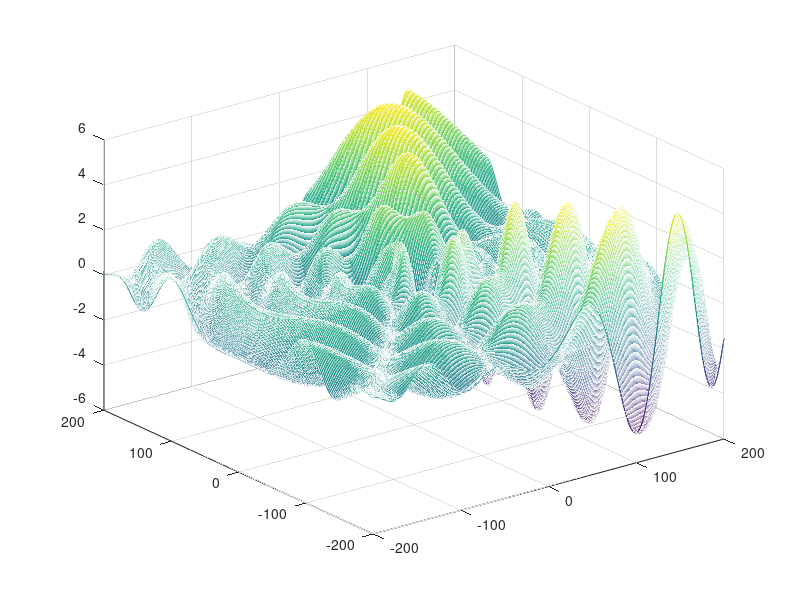
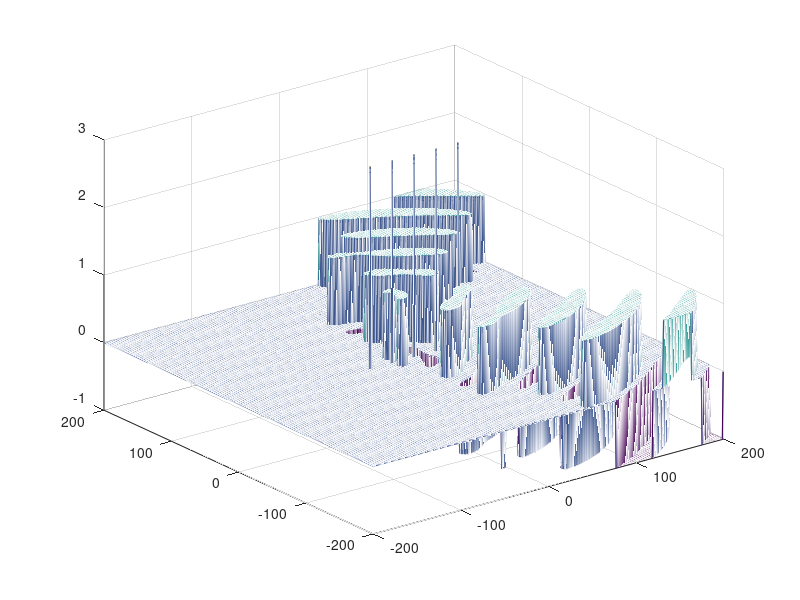
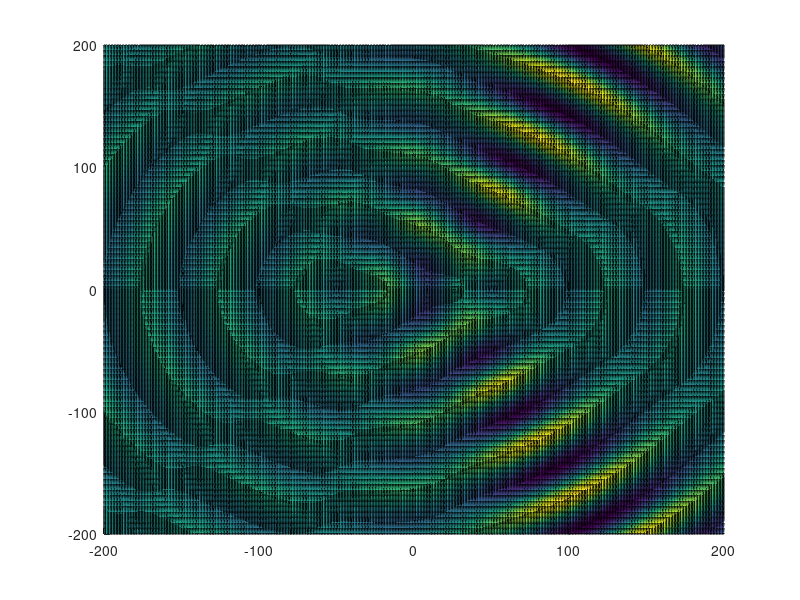
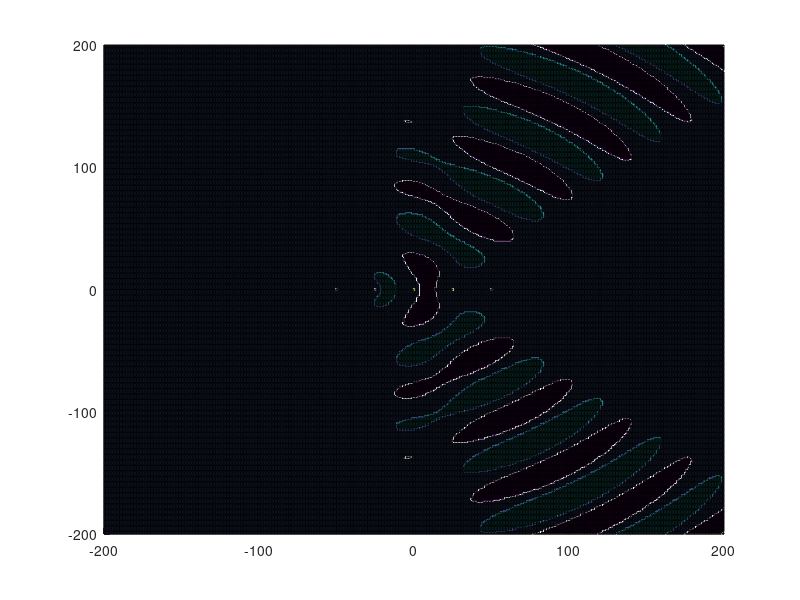

Source code (MATLAB) for these figures, in order:
#############################
######### variables #########
#############################

clear all;
close all;

minimum_value = 0.9;
minimum_value_global = 1.8;

matrix_size = 200;
number_of_points = 2 * matrix_size + 1;

reference_x_pos = 0;
reference_y_pos = 0;

antenna_1_x_pos = 0;
antenna_1_y_pos = 0;

antenna_2_x_pos = 25;
antenna_2_y_pos = 0;

antenna_3_x_pos = -25;
antenna_3_y_pos = 0;

antenna_4_x_pos = 50;
antenna_4_y_pos = 0;

antenna_5_x_pos = -50;
antenna_5_y_pos = 0;

wave_length = 50;

angle_offset = 90;

#############################
###### create the mesh ######
#############################

frequency = (2 * pi) / wave_length;
radian_offset = angle_offset * pi / 180;

space_reference_x = linspace(-matrix_size-reference_x_pos,matrix_size-reference_x_pos,number_of_points) ;
space_reference_y = linspace(-matrix_size-reference_y_pos,matrix_size-reference_y_pos,number_of_points) ;

space_antenna_1_x = linspace(-matrix_size-antenna_1_x_pos,matrix_size-antenna_1_x_pos,number_of_points) ;
space_antenna_1_y = linspace(-matrix_size-antenna_1_y_pos,matrix_size-antenna_1_y_pos,number_of_points) ;

space_antenna_2_x = linspace(-matrix_size-antenna_2_x_pos,matrix_size-antenna_2_x_pos,number_of_points) ;
space_antenna_2_y = linspace(-matrix_size-antenna_2_y_pos,matrix_size-antenna_2_y_pos,number_of_points) ;

space_antenna_3_x = linspace(-matrix_size-antenna_3_x_pos,matrix_size-antenna_3_x_pos,number_of_points) ;
space_antenna_3_y = linspace(-matrix_size-antenna_3_y_pos,matrix_size-antenna_3_y_pos,number_of_points) ;

space_antenna_4_x = linspace(-matrix_size-antenna_4_x_pos,matrix_size-antenna_4_x_pos,number_of_points) ;
space_antenna_4_y = linspace(-matrix_size-antenna_4_y_pos,matrix_size-antenna_4_y_pos,number_of_points) ;

space_antenna_5_x = linspace(-matrix_size-antenna_5_x_pos,matrix_size-antenna_5_x_pos,number_of_points) ;
space_antenna_5_y = linspace(-matrix_size-antenna_5_y_pos,matrix_size-antenna_5_y_pos,number_of_points) ;

mesh_antenna_1_value = zeros(number_of_points,number_of_points);
mesh_antenna_2_value = zeros(number_of_points,number_of_points);
mesh_antenna_3_value = zeros(number_of_points,number_of_points);
mesh_antenna_4_value = zeros(number_of_points,number_of_points);
mesh_antenna_5_value = zeros(number_of_points,number_of_points);

[antenna_1_x,antenna_1_y] = meshgrid(space_antenna_1_x,space_antenna_1_y);
[antenna_2_x,antenna_2_y] = meshgrid(space_antenna_2_x,space_antenna_2_y);
[antenna_3_x,antenna_3_y] = meshgrid(space_antenna_3_x,space_antenna_3_y);
[antenna_4_x,antenna_4_y] = meshgrid(space_antenna_4_x,space_antenna_4_y);
[antenna_5_x,antenna_5_y] = meshgrid(space_antenna_5_x,space_antenna_5_y);

#############################
#### calculate the values ###
#############################

distance_antenna_1_value = sqrt(antenna_1_x.*antenna_1_x + antenna_1_y.*antenna_1_y);
distance_antenna_2_value = sqrt(antenna_2_x.*antenna_2_x + antenna_2_y.*antenna_2_y);
distance_antenna_3_value = sqrt(antenna_3_x.*antenna_3_x + antenna_3_y.*antenna_3_y);
distance_antenna_4_value = sqrt(antenna_4_x.*antenna_4_x + antenna_4_y.*antenna_4_y);
distance_antenna_5_value = sqrt(antenna_5_x.*antenna_5_x + antenna_5_y.*antenna_5_y);

mesh_antenna_1_value = cos(frequency*distance_antenna_1_value);
mesh_antenna_2_value = cos(frequency*distance_antenna_2_value + radian_offset);
mesh_antenna_3_value = cos(frequency*distance_antenna_3_value - radian_offset);
mesh_antenna_4_value = cos(frequency*distance_antenna_4_value + (2 * radian_offset));
mesh_antenna_5_value = cos(frequency*distance_antenna_5_value - (2 * radian_offset));

mesh_antenna_value = mesh_antenna_1_value + mesh_antenna_2_value + mesh_antenna_3_value + mesh_antenna_4_value + mesh_antenna_5_value;

mesh_antenna_1_boolean = zeros(number_of_points,number_of_points);
mesh_antenna_2_boolean = zeros(number_of_points,number_of_points);
mesh_antenna_3_boolean = zeros(number_of_points,number_of_points);
mesh_antenna_4_boolean = zeros(number_of_points,number_of_points);
mesh_antenna_5_boolean = zeros(number_of_points,number_of_points);

mesh_antenna_boolean = zeros(number_of_points,number_of_points);

for i=1:number_of_points
    for j=1:number_of_points
        if (mesh_antenna_1_value(i,j) > minimum_value)
            mesh_antenna_1_boolean(i,j) = 1;
        endif
        if (mesh_antenna_1_value(i,j) < -minimum_value)
            mesh_antenna_1_boolean(i,j) = -1;
        endif
        if (mesh_antenna_2_value(i,j) > minimum_value)
            mesh_antenna_2_boolean(i,j) = 1;
        endif
        if (mesh_antenna_2_value(i,j) < -minimum_value)
            mesh_antenna_2_boolean(i,j) = -1;
        endif
        if (mesh_antenna_3_value(i,j) > minimum_value)
            mesh_antenna_3_boolean(i,j) = 1;
        endif
        if (mesh_antenna_3_value(i,j) < -minimum_value)
            mesh_antenna_3_boolean(i,j) = -1;
        endif
        if (mesh_antenna_4_value(i,j) > minimum_value)
            mesh_antenna_4_boolean(i,j) = 1;
        endif
        if (mesh_antenna_4_value(i,j) < -minimum_value)
            mesh_antenna_4_boolean(i,j) = -1;
        endif
        if (mesh_antenna_5_value(i,j) > minimum_value)
            mesh_antenna_5_boolean(i,j) = 1;
        endif
        if (mesh_antenna_5_value(i,j) < -minimum_value)
            mesh_antenna_5_boolean(i,j) = -1;
        endif
    endfor
endfor

mesh_antenna_1_boolean(number_of_points-matrix_size+antenna_1_y_pos,number_of_points-matrix_size+antenna_1_x_pos) = 3;
mesh_antenna_2_boolean(number_of_points-matrix_size+antenna_2_y_pos,number_of_points-matrix_size+antenna_2_x_pos) = 3;
mesh_antenna_3_boolean(number_of_points-matrix_size+antenna_3_y_pos,number_of_points-matrix_size+antenna_3_x_pos) = 3;
mesh_antenna_4_boolean(number_of_points-matrix_size+antenna_4_y_pos,number_of_points-matrix_size+antenna_4_x_pos) = 3;
mesh_antenna_5_boolean(number_of_points-matrix_size+antenna_5_y_pos,number_of_points-matrix_size+antenna_5_x_pos) = 3;

#mesh_antenna_boolean = mesh_antenna_1_boolean + mesh_antenna_2_boolean + mesh_antenna_3_boolean + mesh_antenna_4_boolean + mesh_antenna_5_boolean;

for i=1:number_of_points
    for j=1:number_of_points
        if (mesh_antenna_value(i,j) > minimum_value_global)
            mesh_antenna_boolean(i,j) = 1;
        endif
        if (mesh_antenna_value(i,j) < -minimum_value_global)
            mesh_antenna_boolean(i,j) = -1;
        endif
    endfor
endfor

mesh_antenna_boolean(number_of_points-matrix_size+antenna_1_y_pos,number_of_points-matrix_size+antenna_1_x_pos) = 3;
mesh_antenna_boolean(number_of_points-matrix_size+antenna_2_y_pos,number_of_points-matrix_size+antenna_2_x_pos) = 3;
mesh_antenna_boolean(number_of_points-matrix_size+antenna_3_y_pos,number_of_points-matrix_size+antenna_3_x_pos) = 3;
mesh_antenna_boolean(number_of_points-matrix_size+antenna_4_y_pos,number_of_points-matrix_size+antenna_4_x_pos) = 3;
mesh_antenna_boolean(number_of_points-matrix_size+antenna_5_y_pos,number_of_points-matrix_size+antenna_5_x_pos) = 3;

#############################
####### plot the mesh #######
#############################

#{
figure(2) ;
mesh(space_antenna_1_x,space_antenna_1_y,mesh_antenna_1_value) ;

figure(3) ;
mesh(space_antenna_1_x,space_antenna_1_y,mesh_antenna_2_value) ;

figure(2) ;
mesh(space_antenna_1_x,space_antenna_1_y,mesh_antenna_1_boolean) ;

figure(3) ;
mesh(space_antenna_1_x,space_antenna_1_y,mesh_antenna_2_boolean) ;

figure(4) ;
mesh(space_antenna_1_x,space_antenna_1_y,mesh_antenna_3_boolean) ;

figure(5) ;
mesh(space_antenna_1_x,space_antenna_1_y,mesh_antenna_4_boolean) ;

figure(6) ;
mesh(space_antenna_1_x,space_antenna_1_y,mesh_antenna_5_boolean) ;
#}

figure(1) ;
mesh(space_reference_x,space_reference_y,mesh_antenna_value) ;

figure(7) ;
mesh(space_reference_x,space_reference_y,mesh_antenna_boolean) ;

figure(11) ;
surface(space_reference_x,space_reference_y,mesh_antenna_value) ;

figure(17) ;
surface(space_reference_x,space_reference_y,mesh_antenna_boolean) ;
